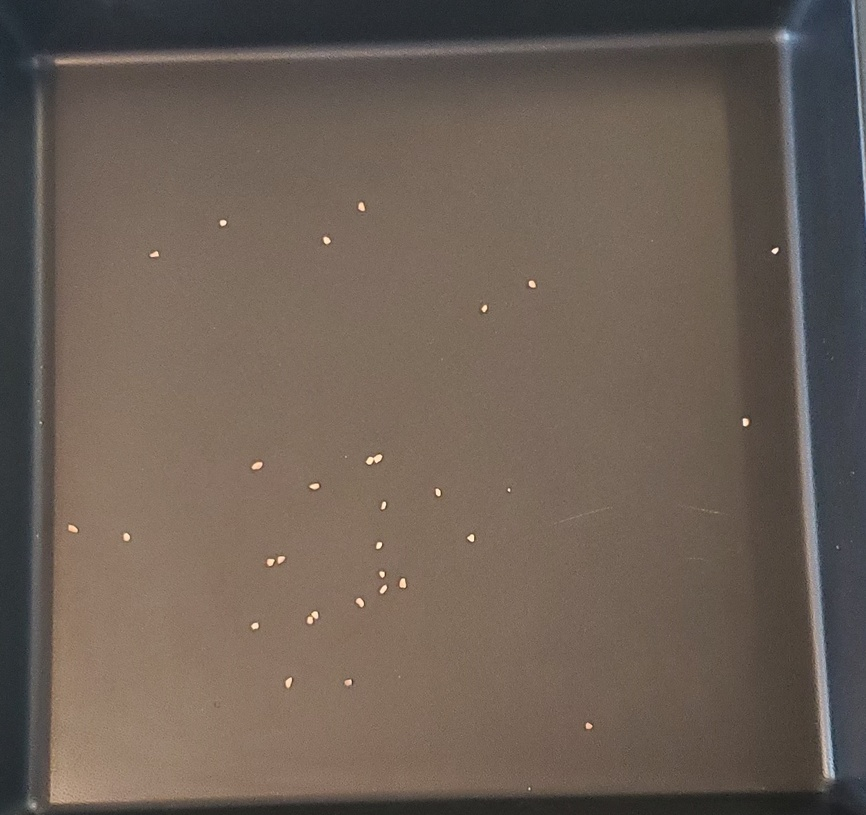
#> input picture test_img/template.jpg, 866 x 815 px, shrunk from 1553 x 1461 before the run
$ python main.py
#> lines starting #> are read from the running program, lines starting #| are printed output that depends on the picture
import numpy as np
import matplotlib.pyplot as plt
import os
from scipy.ndimage.filters import convolve as imfilter
from skimage.color import rgb2gray
import cv2
from skimage import morphology
from skimage.morphology import skeletonize
from skimage import measure

Img = rgb2gray(plt.imread('test_img/template.jpg'))
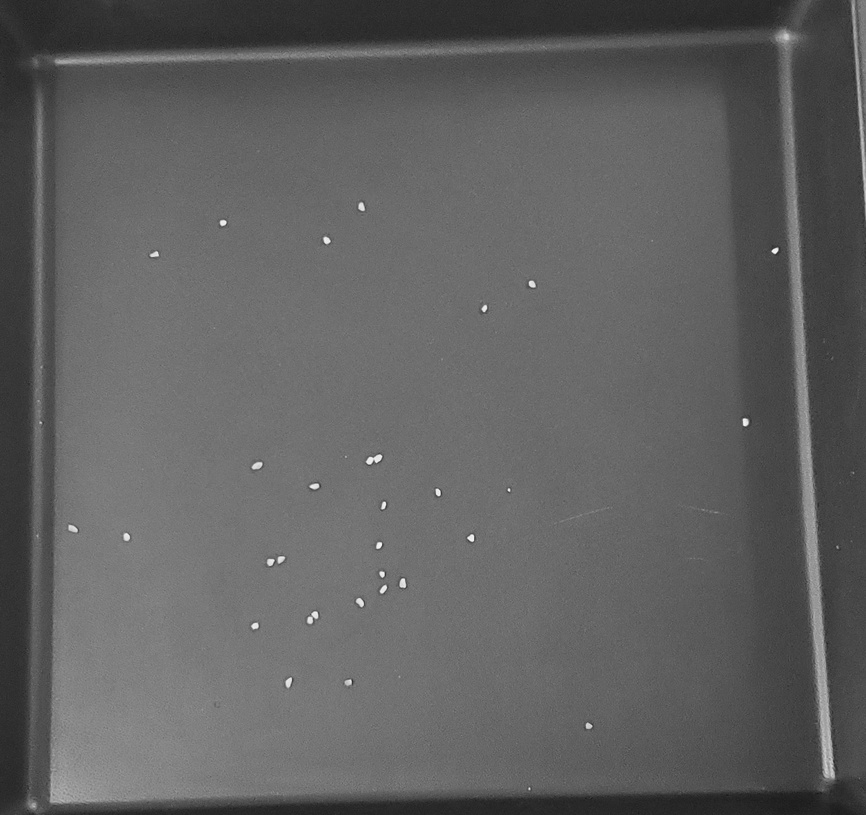
#> Img: shape (815, 866) float64; min 0.0938, max 0.971, mean 0.381
cv2.imshow('img', Img)

# Exiting the window if 'q' is pressed on the keyboard.
if cv2.waitKey(0) & 0xFF == ord('q'):
#> (key q is pressed here)
    cv2.destroyAllWindows()
